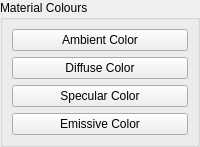
             <widget class="QGroupBox" name="groupBox_3">
              <property name="sizePolicy">
               <sizepolicy hsizetype="MinimumExpanding" vsizetype="Preferred">
                <horstretch>0</horstretch>
                <verstretch>0</verstretch>
               </sizepolicy>
              </property>
              <property name="minimumSize">
               <size>
                <width>190</width>
                <height>0</height>
               </size>
              </property>
              <property name="title">
               <string>Material Colours</string>
              </property>
              <layout class="QGridLayout">
               <property name="leftMargin">
                <number>9</number>
               </property>
               <property name="topMargin">
                <number>9</number>
               </property>
               <property name="rightMargin">
                <number>9</number>
               </property>
               <property name="bottomMargin">
                <number>9</number>
               </property>
               <property name="spacing">
                <number>6</number>
               </property>
               <item row="3" column="0">
                <widget class="QPushButton" name="pushButtonMaterialEmissive">
                 <property name="text">
                  <string>Emissive Color</string>
                 </property>
                </widget>
               </item>
               <item row="1" column="0">
                <widget class="QPushButton" name="pushButtonMaterialDiffuse">
                 <property name="text">
                  <string>Diffuse Color</string>
                 </property>
                </widget>
               </item>
               <item row="2" column="0">
                <widget class="QPushButton" name="pushButtonMaterialSpecular">
                 <property name="text">
                  <string>Specular Color</string>
                 </property>
                </widget>
               </item>
               <item row="0" column="0">
                <widget class="QPushButton" name="pushButtonMaterialAmbient">
                 <property name="text">
                  <string>Ambient Color</string>
                 </property>
                </widget>
               </item>
              </layout>
             </widget>
